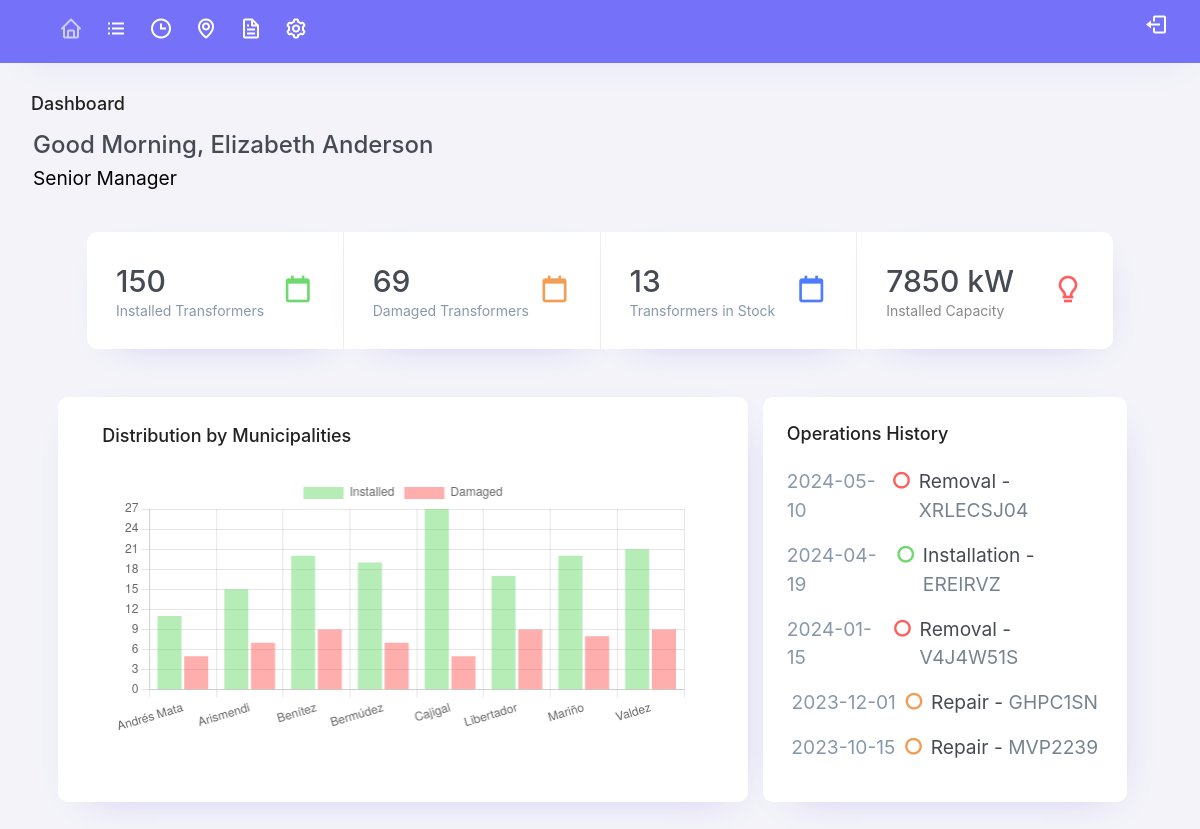
Screenshot of /dashboard (signed in) with the database file from the repository.
### tables this page shows
CREATE TABLE `operaciones` (
  `id` int(11) NOT NULL,
  `O_Codigo` varchar(255) NOT NULL,
  `O_Procedimiento` varchar(255) NOT NULL,
  `O_Fecha` date NOT NULL,
  `O_Equipo` varchar(255) NOT NULL,
  `O_Municipio` varchar(255) NOT NULL,
  `O_EstadoActual` varchar(255) NOT NULL,
  `O_Parroquia` varchar(255) NOT NULL,
  `O_Localidad` varchar(255) NOT NULL,
  `O_Direccion` varchar(255) NOT NULL
);

### libraries/core/views.php (called while the page is built)
<?php
    class views {
        function getView($controller, $view) {
            $controller = get_class($controller);
            if($controller == "home") {
                $view = "views/" . $view . ".php";
            } else {
                $view = "views/" . $controller . "/" . $view . ".php";
            }
            require_once($view);
        }
    }
?>

### controllers/dashboard.php (called while the page is built, shortened)
<?php
    class dashboard extends controllers {
        public function dashboard($params) {
            $page = "inicio";
            $this->views->getView($this, "dashboard", $page);
        }
    }
?>

### index.php (called while the page is built, shortened)
<?php
    require_once("libraries/core/load.php");
?>

### conexiones/funciones.php (called while the page is built, shortened)
<?php
    function connect() {
        $servername = "localhost";
        $dbname = "sistema-corpoelec";
        $username = "root";
        $password = "";
        $conn = new PDO("mysql:host=$servername;dbname=$dbname", $username, $password);
        $conn->setAttribute(PDO::ATTR_ERRMODE, PDO::ERRMODE_EXCEPTION);
        return $conn;
    }
    function funcData($estado) {
        $andresData = connect()->query("SELECT id FROM transformadores WHERE T_Municipio = 'Andrés Mata' AND T_Estado = '$estado'");
        $andresTotal = $andresData->rowCount();
        $arismendiData = connect()->query("SELECT id FROM transformadores WHERE T_Municipio = 'Arismendi' AND T_Estado = '$estado'");
        $arismendiTotal = $arismendiData->rowCount();
        $benitezData = connect()->query("SELECT id FROM transformadores WHERE T_Municipio = 'Benítez' AND T_Estado = '$estado'");
        $benitezTotal = $benitezData->rowCount();
        $bermudezData = connect()->query("SELECT id FROM transformadores WHERE T_Municipio = 'Bermúdez' AND T_Estado = '$estado'");
        $bermudezTotal = $bermudezData->rowCount();
        $cajigalData = connect()->query("SELECT id FROM transformadores WHERE T_Municipio = 'Cajigal' AND T_Estado = '$estado'");
        $cajigalTotal = $cajigalData->rowCount();
        $libertadorData = connect()->query("SELECT id FROM transformadores WHERE T_Municipio = 'Libertador' AND T_Estado = '$estado'");
        $libertadorTotal = $libertadorData->rowCount();
        $mariñoData = connect()->query("SELECT id FROM transformadores WHERE T_Municipio = 'Mariño' AND T_Estado = '$estado'");
        $mariñoTotal = $mariñoData->rowCount();
        $valdezData = connect()->query("SELECT id FROM transformadores WHERE T_Municipio = 'Valdez' AND T_Estado = '$estado'");
        $valdezTotal = $valdezData->rowCount();
        $mainData = [$andresTotal, $arismendiTotal, $benitezTotal, $bermudezTotal, $cajigalTotal, $libertadorTotal, $mariñoTotal, $valdezTotal];
        return $mainData;
    }
    function ejecutar_consulta_simple($consulta) {
        $consul = connect()->prepare($consulta);
        $consul->execute();
        return $consul;
    }
    function getMunCount($state, $mun) {
        if($state == false) {
            $query = ejecutar_consulta_simple("SELECT id FROM transformadores WHERE T_Municipio = '$mun'");
        } else if($mun == false) {
            $query = ejecutar_consulta_simple("SELECT id FROM transformadores WHERE T_Estado = '$state'");
        } else {
            $query = ejecutar_consulta_simple("SELECT id FROM transformadores WHERE T_Estado = '$state' AND T_Municipio = '$mun'");
        }
        $total = ($query->rowCount());
        return $total;
    }
    function getMunCapacidad($mun) {
        $total = 0;
        if($mun == false) {
            $query = connect()->query("SELECT T_Capacidad FROM transformadores WHERE T_Estado = 'Installed' ");
        } else {
            $query = connect()->query("SELECT T_Capacidad FROM transformadores WHERE T_Municipio = '$mun' AND T_Estado = 'Installed'");
        }
        while ($rows = $query->fetch()) {
            $total = $total + $rows['T_Capacidad'];
        };
        return $total . " kW";
    }
?>

### views/dashboard/dashboard.php (the view, shortened to what this page needs)
<!DOCTYPE html>
<html lang="en" style="width: 100vw;">
<head>
  <?php include "./modulos/links.php"; ?>
</head>
<body class="bg-body" style="width: 100vw;">
  <?php include "./modulos/menu.php"; ?>
  <div class="container-fluid mt-0 flex-grow-1 container-p-y ml-3">
    <h4 class="fw-bold mb-3">Dashboard</h4>
  </div>
  <div class="page-breadcrumb ml-5">
    <div class="row">
      <div class="align-self-center">
        <h3 class="page-title d-flex flex-wrap text-truncate text-dark font-weight-medium mb-1">Good Morning, <?php echo $_SESSION['nombre'] . " " . $_SESSION['apellido']; ?></h3>
        <p style="width: fit-content;" class="font-tiny"><?php echo $_SESSION['cargo']; ?></p>
      </div>
    </div>
  </div>
  <div class="container-fluid p-4">
    <div class="card-group col-11 mx-auto">
    <?php
     include "./conexiones/funciones.php";
    ?>
      <div class="card border-right">
        <div class="card-body">
          <div class="d-flex d-lg-flex d-md-block align-items-center">
            <div>
              <div class="d-inline-flex align-items-center">
                <h2 class="text-dark mb-1 font-weight-medium"><?php echo getMunCount('Installed', false); ?></h2>
              </div>
              <h6 class="text-muted font-weight-normal mb-0 w-100 text-truncate">Installed Transformers</h6>
            </div>
            <div class="ml-auto mt-md-3 mt-lg-0">
              <span class="opacity-3 text-muted"><i class="bx bx-calendar-alt font-big text-success"></i></span>
            </div>
          </div>
        </div>
      </div>
      <div class="card border-right">
        <div class="card-body">
          <div class="d-flex d-lg-flex d-md-block align-items-center">
            <div>
              <div class="d-inline-flex align-items-center">
                <h2 class="text-dark mb-1 font-weight-medium"><?php echo getMunCount('Damaged', false); ?></h2>
              </div>
              <h6 class="text-muted font-weight-normal mb-0 w-100 text-truncate">Damaged Transformers</h6>
            </div>
            <div class="ml-auto mt-md-3 mt-lg-0">
              <span class="opacity-3 text-muted"><i class="bx bx-calendar-alt font-big text-warning"></i></span>
            </div>
          </div>
        </div>
      </div>
      <div class="card border-right">
        <div class="card-body">
          <div class="d-flex d-lg-flex d-md-block align-items-center">
            <div>
              <div class="d-inline-flex align-items-center">
                <h2 class="text-dark mb-1 font-weight-medium"><?php echo getMunCount('Stock', false); ?></h2>
              </div>
              <h6 class="text-muted font-weight-normal mb-0 w-100 text-truncate">Transformers in Stock</h6>
            </div>
            <div class="ml-auto mt-md-3 mt-lg-0">
              <span class="opacity-3 text-muted"><i class="bx bx-calendar-alt font-big text-info"></i></span>
            </div>
          </div>
        </div>
      </div>
      <div class="card">
        <div class="card-body">
          <div class="d-flex d-lg-flex d-md-block align-items-center">
            <div>
              <div class="d-inline-flex align-items-center">
                <h2 class="text-dark mb-1 font-weight-medium"><?php echo getMunCapacidad(false); ?></h2>
              </div>
              <h6 class="text-gray font-weight-normal mb-0 w-100 text-truncate">Installed Capacity</h6>
            </div>
            <div class="ml-auto mt-md-3 mt-lg-0">
              <span class="opacity-7 text-muted"><i class="bx bx-bulb font-big text-danger"></i></span>
            </div>
          </div>
        </div>
      </div>
    </div>
    <div class="row mt-5 mb-3 d-flex flex-row justify-content-center">
      <div class="col-lg-7 d-flex align-items-strech card chart-main-box">
        <div class="card-body chart-box d-block mb-1">
          <h5 class="card-title fw-semibold">Distribution by Municipalities</h5>
          <canvas id="barChart" class="chartjs-render-monitor w-100"></canvas>
        </div>
      </div>
      <div class="col-lg-4 d-flex align-items-stretch">
        <div class="card w-100">
          <div class="card-body p-4">
            <h5 class="card-title fw-semibold mt-1 mb-4">Operations History</h5>
            <?php
              $result = connect()->query("SELECT * FROM operaciones ORDER BY O_Fecha DESC LIMIT 8");
              while ($rows = $result->fetch()) {
                if($rows['O_Procedimiento'] == "Removal") {
                  $color = "text-danger";
                } else if($rows['O_Procedimiento'] == "Installation") {
                  $color = "text-success";
                } else if($rows['O_Procedimiento'] == "Stocking") {
                  $color = "text-info";
                } else if($rows['O_Procedimiento'] == "Repair") {
                  $color = "text-warning";
                }
                echo '<div class="d-flex flex-row justify-content-center font-tiny mt-0">
                        <p class="text-muted">' . $rows['O_Fecha'] . '</p>
                        <i class="bx bx-circle ' . $color . ' mx-2 mt-1 font-weight-bold"></i>
                        <p class="text-dark">' . $rows['O_Procedimiento'] . ' - <a href="transformer?serial=' . $rows['O_Equipo'] . '">' . $rows['O_Equipo'] . '</a></p>
                      </div>
                ';
              };
            ?>
          </div>
        </div>
      </div>
    </div>
  </div>
  <script type="module">
    const funcData = <?php echo json_encode(funcData("Installed")) ?>;
    const damData = <?php echo json_encode(funcData("Damaged")) ?>;
    const data = {
      labels: ["Andrés Mata", "Arismendi", "Benítez", "Bermúdez", "Cajigal", "Libertador", "Mariño", "Valdez"],
      datasets: [{
        label: "Installed",
        data: funcData,
        borderColor: "rgba(111, 217, 111, 0.9)",
        borderWidth: "0",
        backgroundColor: "rgba(111, 217, 111, 0.5)"
        },
        {
          label: "Damaged",
          data: damData,
          borderColor: "rgba(255, 94, 94, 0.9)",
          borderWidth: "0",
          backgroundColor: "rgba(255, 94, 94, 0.5)"
        }
      ]
    };
    const config = {
      type: 'bar',
      data,
      options: {
        responsive: true,
        layout: {
          padding: 20
        },
        scales: {
          y: {
            ticks: {stepSize: 1}
          }
       },
      },
    };
    const barChart = new Chart(
      document.getElementById('barChart').getContext("2d"),
      config
    );
  </script>
</body>
</html>

### assets/css/estilos.css (style rules this page uses)
* { font-family: "Public Sans", -apple-system, BlinkMacSystemFont, "Segoe UI", "Oxygen", "Ubuntu", "Cantarell", "Fira Sans", "Droid Sans", "Helvetica Neue", sans-serif;; }
.font-big { font-size: 2rem !important; }
.container-fluid { width: 100%; padding-right: 15px; padding-left: 15px; margin-right: auto; margin-left: auto; }

### rows the page displays
operaciones: O_Fecha "2024-05-10", O_Procedimiento "Removal", O_Equipo "XRLECSJ04"
operaciones: O_Fecha "2024-04-19", O_Procedimiento "Installation", O_Equipo "EREIRVZ"
operaciones: O_Fecha "2024-01-15", O_Procedimiento "Removal", O_Equipo "V4J4W51S"
operaciones: O_Fecha "2023-12-01", O_Procedimiento "Repair", O_Equipo "GHPC1SN"
operaciones: O_Fecha "2023-10-15", O_Procedimiento "Repair", O_Equipo "MVP2239"

### other values shown
$_SESSION['nombre'] "Elizabeth"
$_SESSION['apellido'] "Anderson"
$_SESSION['cargo'] "Senior Manager"
getMunCount('Installed', false) "150"
getMunCount('Damaged', false) "69"
getMunCount('Stock', false) "13"
getMunCapacidad(false) "7850 kW"
chart data {{ json_encode(funcData("Installed")) }} [11,15,20,19,27,17,20,21]
chart data {{ json_encode(funcData("Damaged")) }} [5,7,9,7,5,9,8,9]
